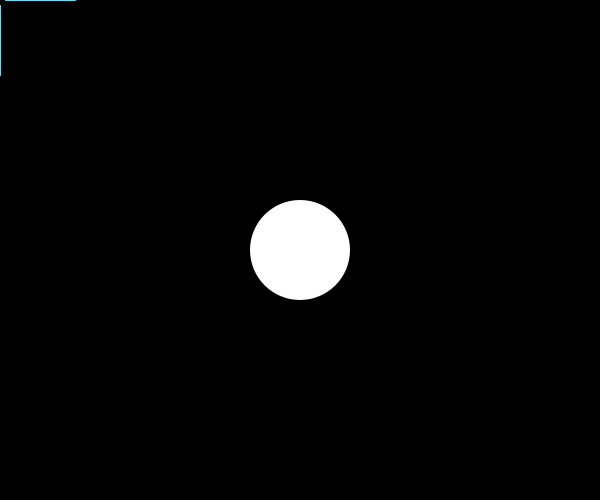
Frame 1 (no input)
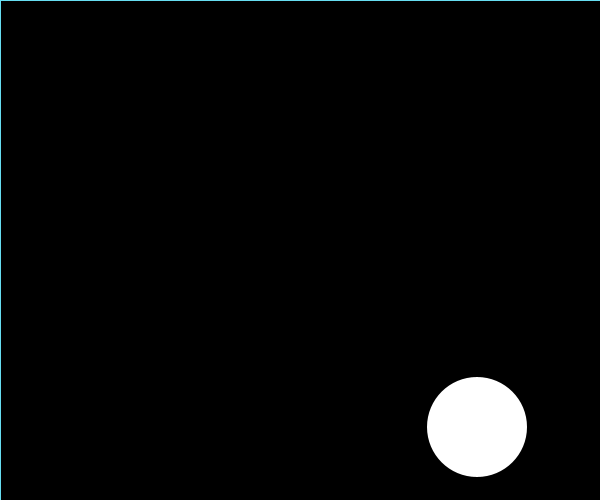
Frame 60 (the mouse pressed at the canvas centre just before this capture)
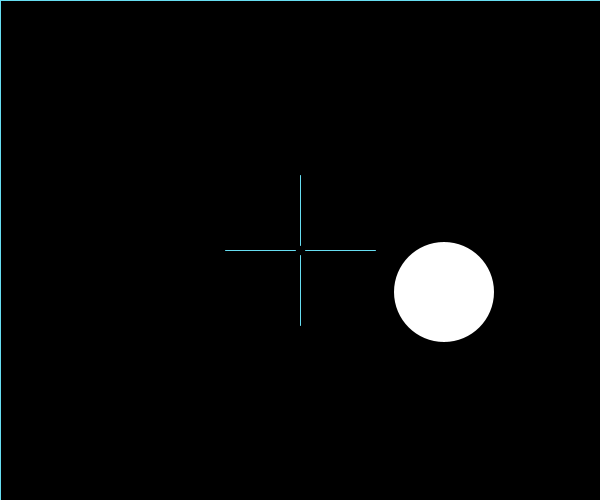
Frame 120 (the mouse held since frame 60 and released just before this capture)

The Processing sketch that drew these frames (run headless with seeded random() and noise(); from frame 60 on, the mouse is pressed at the canvas centre):

// Processing sketch: BetterBouncingBall
// ── BetterBouncingBall.pde

int x,y,stepX,stepY,diameter,crossFireRadius,deltaRadius;
void setup(){
  size(600,500);
  frameRate(60);
  noCursor();
  x=width/2;
  y=height/2;
  stepX=3;
  stepY=3;
  diameter=100;
  crossFireRadius=75;
  deltaRadius=5;
}

void draw(){
  drawBall();
  drawCrossFire();
}

void drawBall(){
  fill(0);
  rect(0,0,width,height);
  noStroke();
  fill(255);
  circle(x,y,diameter);
  x+=stepX;
  y+=stepY;
  if(x>width-diameter/2 || x<diameter/2){
    stepX*=-1;
    x+=stepX;
  }
  if(y>height-diameter/2 || y<diameter/2){
    stepY*=-1;
    y+=stepY;
  }
  
}
void drawCrossFire(){
  stroke(103,221,241);
  line(mouseX-crossFireRadius,mouseY,mouseX-deltaRadius,mouseY);
  line(mouseX+crossFireRadius,mouseY,mouseX+deltaRadius,mouseY);
  line(mouseX,mouseY-crossFireRadius,mouseX,mouseY-deltaRadius);
  line(mouseX,mouseY+crossFireRadius,mouseX,mouseY+deltaRadius);
}

void mouseClicked(){
  if(dist(mouseX,mouseY,x,y)<diameter/2){
    println("Hit");
  }else
  {
    println("Missed");
  }
  noLoop();
}
